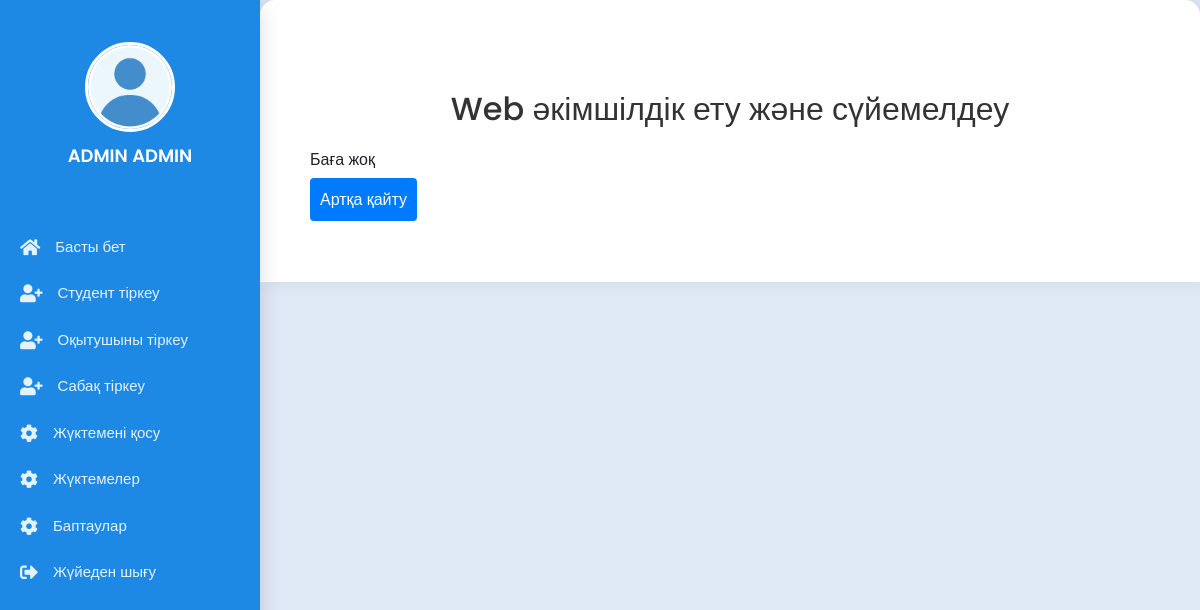
Before: /profile/course/1/ (signed in) with the older database file.
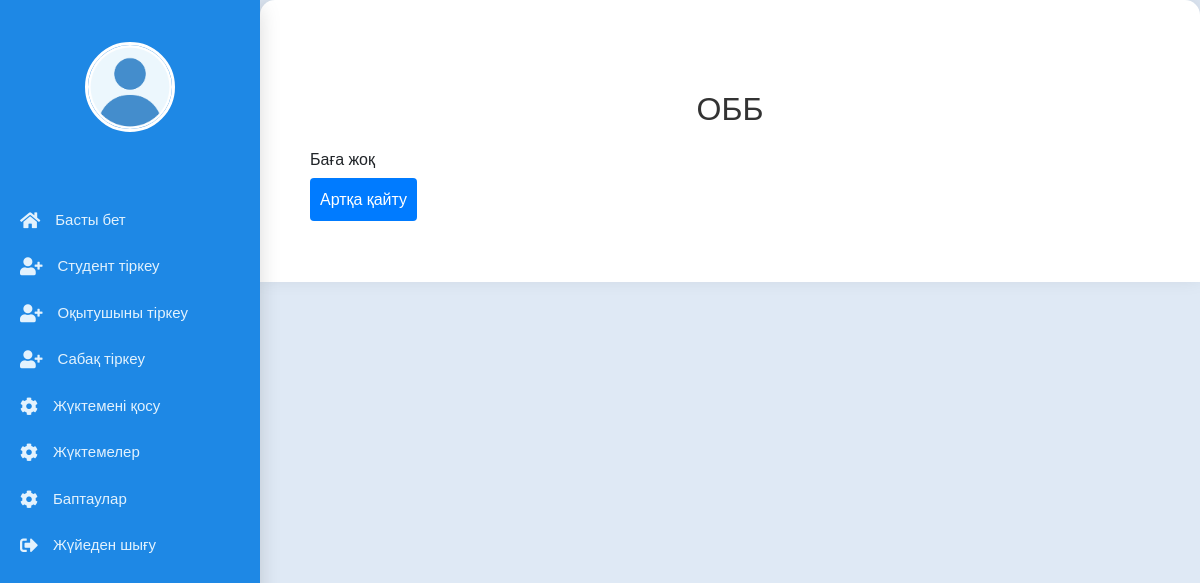
After: the same page with the newer database file.
### main/models.py (models this page shows, shortened)
class CustomUser(AbstractUser):
    is_student = models.BooleanField(default=False)
    is_teacher = models.BooleanField(default=False)
    rate = models.DecimalField(
        max_digits=3,
        decimal_places=2,
        choices=[
            (1.00, 'Толық'),
            (0.50, '0.5'),
            (0.25, '0.25')
        ],
        default=1.00,
        blank=True,
        null=True,
        verbose_name='Ставка'
    )
    img = models.ImageField('foto', upload_to="profile/", blank=True, null=True)
    data = models.DateField('tygan kyn', blank=True, null=True)
    about_me  = models.TextField('ozim jaily', blank=True, null=True)
    email = models.EmailField('email', blank=True, null=True, )
    telefon = models.CharField('telefon', blank=True, null=True, max_length=20)
    addres1 = models.CharField('meken-jai-1', blank=True, null=True, max_length=100)
    addres2 = models.CharField('meken-jai-2', blank=True, null=True, max_length=100)
    ana = models.CharField('anasy aty', blank=True, null=True, max_length=100)
    ana_nomer = models.CharField('ana_telefon', blank=True, null=True, max_length=20)
    ake = models.CharField('akesy aty', blank=True, null=True, max_length=100)
    ake_nomer = models.CharField('ake_telefon', blank=True, null=True, max_length=20)
    kyrs = models.ForeignKey(Kyrs, on_delete=models.CASCADE, verbose_name='kyrs', blank=True, null=True )
    toby = models.ForeignKey(Toby, on_delete=models.CASCADE, verbose_name='toby', blank=True, null=True)
    oku_tury = models.ForeignKey(Oky_tury, on_delete=models.CASCADE, verbose_name='oky_tury', blank=True, null=True)
    dareje = models.ForeignKey(Dareje, on_delete=models.CASCADE, verbose_name='dareje', blank=True, null=True)
    kyzmet = models.ForeignKey(Kyzmet, on_delete=models.CASCADE, verbose_name='kyzmet', blank=True, null=True)
    sabak = models.ManyToManyField(Kyrs, verbose_name='sabak', related_name='custom_user_sabaks')
    user_permissions = models.ManyToManyField(
        Permission,
        verbose_name=_('user permissions'),
        blank=True,
        related_name='customuser_permissions',
        related_query_name='customuser_permission',
    )
    groups = models.ManyToManyField(
        Group,
        verbose_name=_('groups'),
        blank=True,
        related_name='customuser_groups',
        related_query_name='customuser_group',
    )

class Sabak(models.Model):
    name = models.CharField(verbose_name='name', max_length=100)

### main/views.py (the view)
# urls.py: path('profile/course/<int:course_id>/', views.course_grades, name='course_grades'),
def course_grades(request, course_id):
    student = request.user
    course = get_object_or_404(Sabak, id=course_id)
    grades = Grade.objects.filter(student=student, sabak=course)
    return render(request, 'main/student/course_grades.html', {'grades': grades, 'course': course})

### main/templates/main/student/course_grades.html (shortened to what this page needs)
{% extends 'main/profile.html' %}
{% load static %}
{% block link %}<link rel="stylesheet" href="https://stackpath.bootstrapcdn.com/bootstrap/4.5.2/css/bootstrap.min.css">
{% endblock link %}
{% block main %}
     <section class="main-course1">
             <div class="container">
                       <h2>{{ course.name }}</h2>
    {% if grades %}
        <table class="fl-table">
            <tr>
                <th>Оқытушының аты-жөні</th>
                <th>Апта</th>
                <th>Баға</th>
                <th>Бағаланған күн</th>
            </tr>
            {% for grade in grades %}
            <tr>
                <td><a class="teacher" href="{% url 'user'  grade.teacher.id %}">{{ grade.teacher.first_name }} {{ grade.teacher.last_name }}</a></td>
                <td>{{ grade.week }}</td>
                <td>{{ grade.grade }}</td>
                <td>{{ grade.date }}</td>
            </tr>
            {% endfor %}
        </table>
    {% else %}
        <p>Баға жоқ</p>
    {% endif %}
    <a class="back" href="{% url 'student_sabak' %}">Артқа қайту</a>
             </div>
          </section>
{% endblock main %}

### main/templates/main/profile.html (shortened to what this page needs)
<span style="font-family: verdana, geneva, sans-serif;"><!DOCTYPE html>
{% load static %}
    <html lang="en">
    <head>
      <link rel="stylesheet" href="{% static 'css/style-index1.css' %}">
      {% block link %}{% endblock link %}
      <link rel="stylesheet" href="https://cdnjs.cloudflare.com/ajax/libs/font-awesome/5.15.4/css/all.min.css"/>
    </head>
    <body>
      <div class="container1">
        <nav class="nav1">
          <ul>
            <li>
                <a href="{% url 'user'  user.id %}" class="logo">
                    {% if user.img %}
                        <img src="{{ user.img.url }}" alt="{{ user.first_name }} {{ user.last_name }}">
                    {% else %}
                        <img src="{% static 'img/images.png' %}" alt="Default Image">
                    {% endif %}
                    <span class="nav-item">{{ user.first_name }} {{ user.last_name }}</span>
                    <br>
                </a>
            </li>
            <li><a href="{% url 'profile' %}" class="{% if request.path == '/profile/' %}active1{% endif %}" >
              <i class="fas fa-home"></i>
              <span class="nav-item1 ">Басты бет</span>
            </a></li>
              {% if user.is_teacher == True %}
            <li><a href="{% url 'lek_pr' %}" class="{% if request.path == '/lek_pr/' %}active1{% endif %}">
              <i class="fas fa-tasks"></i>
              <span class="nav-item1">Пәндер тізімі</span>
            </a></li>
              {% elif user.is_student == True  %}
            <li><a href="{% url 'student_sabak' %}" class="{% if request.path == '/student_sabak/' %}active1{% endif %}">
              <i class="fas fa-tasks"></i>
              <span class="nav-item1">Пәндер тізімі</span>
            </a></li>
              {% else %}
              <li><a href="{% url 'register_student' %}" class="{% if request.path == '/register_student/' %}active1{% endif %}">
              <i class="fas fa fa-user-plus"></i>
              <span class="nav-item1 ">Студент тіркеу</span>
            </a></li>
            <li><a href="{% url 'register_teacher' %}" class="{% if request.path == '/register_teacher/' %}active1{% endif %}">
              <i class="fas fa fa-user-plus"></i>
              <span class="nav-item1">Оқытушыны тіркеу</span>
            </a></li>
            <li><a href="{% url 'sabak_top' %}" class="{% if request.path == '/sabak_top/' %}active1{% endif %}">
              <i class="fas fa fa-user-plus"></i>
              <span class="nav-item1 ">Сабақ тіркеу</span>
            </a></li>
                                        <li><a href="{% url 'zhukteme_create' %}"
                             class="{% if request.path == '/zhukteme_create/' %}active1{% endif %}">
              <i class="fas fa-cog"></i>
              <span class="nav-item1">Жүктемені қосу</span>
            </a></li>
                                <li><a href="{% url 'zhukteme_list' %}"
                             class="{% if request.path == '/zhukteme_list/' %}active1{% endif %}">
              <i class="fas fa-cog"></i>
              <span class="nav-item1">Жүктемелер</span>
            </a></li>
              {% endif %}
            <li><a href="{% url 'profile_update' %}" class="{% if request.path == '/profile_update/' %}active1{% endif %}">
              <i class="fas fa-cog"></i>
              <span class="nav-item1">Баптаулар</span>
            </a></li>
            <li><a href="{% url 'logout' %}" class=""  class="logout">
              <i class="fas fa-sign-out-alt"></i>
              <span class="nav-item1">Жүйеден шығу</span>
            </a></li>
          </ul>
        </nav>
        <section class="main1">
    {% block main %}{% endblock main %}
</section>
      </div>
    </body>
    </html></span>

Changed rows visible on the page:
no longer on this page (row edited): CustomUser: first_name "ADMIN", last_name "ADMIN"
changed Sabak: name "Web әкімшілдік ету және сүйемелдеу" → "ОББ"
